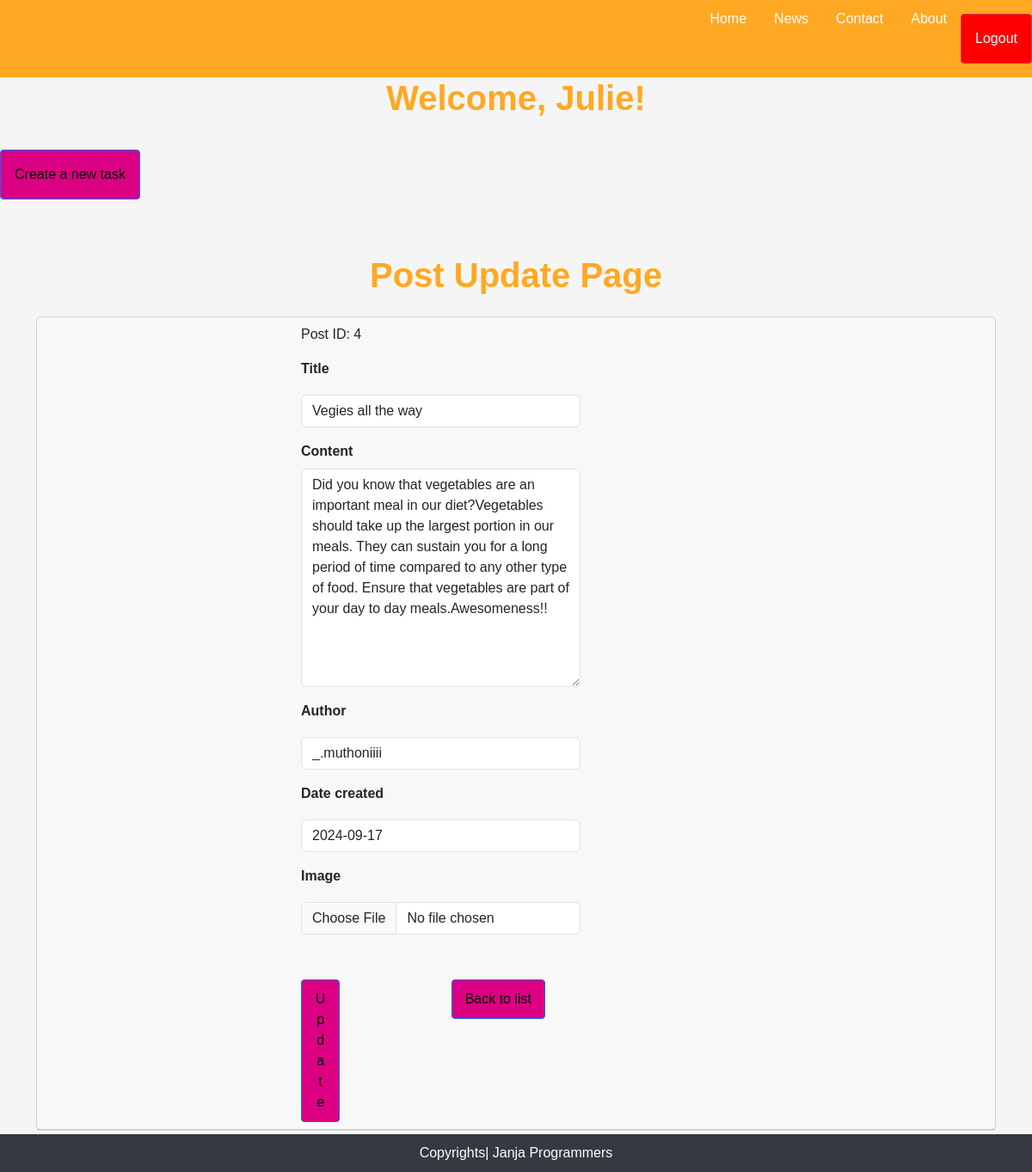
Page /update/4/ (signed in) on the committed database.
### blog/models.py (models this page shows)
class Post(models.Model):
    title=models.CharField(max_length=100)
    content=models.TextField(max_length=600)
    author=models.CharField(max_length=100)
    date_created =models.DateField()
    image=models.ImageField(upload_to='assets/images/')

### blog/views.py (the view)
# urls.py: path('update/<int:id>/',post_update,name='update'),
@login_required
def post_update(request,id):
    post=get_object_or_404(Post,id=id)
    if request.method=='POST':
        form=PostCreateForm(request.POST,instance=post)
        if form.is_valid():
            form.save()
            return redirect('list')
    else:
        form=PostCreateForm(instance=post)
    return render(request,'blog/update.html',{'form':form,'post':post})

### blog/forms.py
class PostCreateForm(forms.ModelForm):
  class Meta:
         model=Post
         fields=['title','content','author','date_created','image']

### blog/templates/blog/update.html (shortened to what this page needs)
{% extends 'base.html' %} {% load django_bootstrap5 %} {% block content %}
<section class="vh-110 gradient-custom-2">
  <div class="container py-5">
    <h1 class="mb-4">Post Update Page</h1>
    <div class="card">
      <div class="card-header">
        <form method="POST" action="{% url 'update' post.id %}">
          <div class="row">
            <p>Post ID: {{ post.id }}</p>
            {% for field in form %}
            <div class="col-8">{% bootstrap_field field %}</div>
            {% endfor %}
          </div>
          <div class="row mt-3">
            <div class="col-4">
              <button type="submit" class="btn btn-primary">Update</button>
            </div>
            <div class="col-4">
              <a href="{% url 'list' %}" class="btn btn-primary"
                >Back to list</a
              >
            </div>
          </div>
        </form>
      </div>
    </div>
  </div>
</section>
{% endblock content %}

### blog/templates/base.html (shortened to what this page needs)
{% load static %}
<!DOCTYPE html>
<html lang="en">
  <head>
    <link
      href="https://cdn.jsdelivr.net/npm/bootstrap@5.3.3/dist/css/bootstrap.min.css"
      rel="stylesheet"
    />
    <link rel="stylesheet" href="{% static 'css/index.css' %}" />
  </head>
  <body>
    <header>
      <nav>
        <ul class="navbr">
          <li><a href="#home">Home</a></li>
          <li><a href="#news">News</a></li>
          <li><a href="#contact">Contact</a></li>
          <li><a href="#about">About</a></li>
          {% if user.is_authenticated %}
          <li>
            <a href="{% url 'auth:logout' %}" class="my-3 p-3 btn btn-danger"
              >Logout</a
            >
          </li>
          {% endif %}
        </ul>
      </nav>
      <h1>
         {% if user.is_authenticated %} Welcome, {{ user.username }}!
       {% else%} Welcome to FOODIE BLOGS! {% endif %}
          </h1>
      <a href="{% url 'create' %}" class="btn btn-primary p-3 text-center my-3"
        >Create a new task</a
      >
    </header>
    {% block content %} {% endblock content %}
    <footer>Copyrights| Janja Programmers</footer>
  </body>
</html>

### assets/css/index.css (style rules this page uses)
body { background-color:whitesmoke; font-family: sans-serif; }
h1 { font-family: sans-serif; text-align: center; color: #FFA823; margin-bottom: 20px; font-weight:bolder; }
.navbr { list-style-type: none; margin: 0; padding: 0; display: flex; justify-content: flex-end; background-color:#FFA823; }
.navbr li { float: left; }
.navbr li a { color: white; text-align: center; padding: 10px 16px; text-decoration: none; display: block; border-radius: 4px; }
.btn-danger { display:inline-block; margin-top: 20px; background-color: red; color: black; padding: 10px 15px; border-radius: 4px; text-align: center; text-decoration: none; }
.btn-primary { display:inline-block; margin-top: 20px; background-color: #DC0083; color: black; padding: 10px 15px; border-radius: 4px; text-align: center; text-decoration: none; }
footer { background-color: #343a40; color:#ffffff; text-align: center; position: fixed; bottom:0; width:100%; padding: 10px; }
form { max-width: 500px; margin:0 auto; }
form label { font-weight: bold; }
form input { width: 100%; padding:10px; margin: 10px 0; }
form button { background-color: #DC0083; border:none ; display: block; cursor: pointer; padding: 3px; width: 30%; display:block; margin: 0 auto; }

### rows in the picture
Post: id "4", title "Vegies all the way" "Did you know that vegetables are an important meal in our diet?Vegetables should take up the largest portion in our meals. They can sustain you for a long period of time compared to any other type of food. Ensure that vegetables are part of your day to day meals.Awesomeness!!" "_.muthoniiii" "2024-09-17"

### other values in the picture
{{ user.username }} "Julie"
